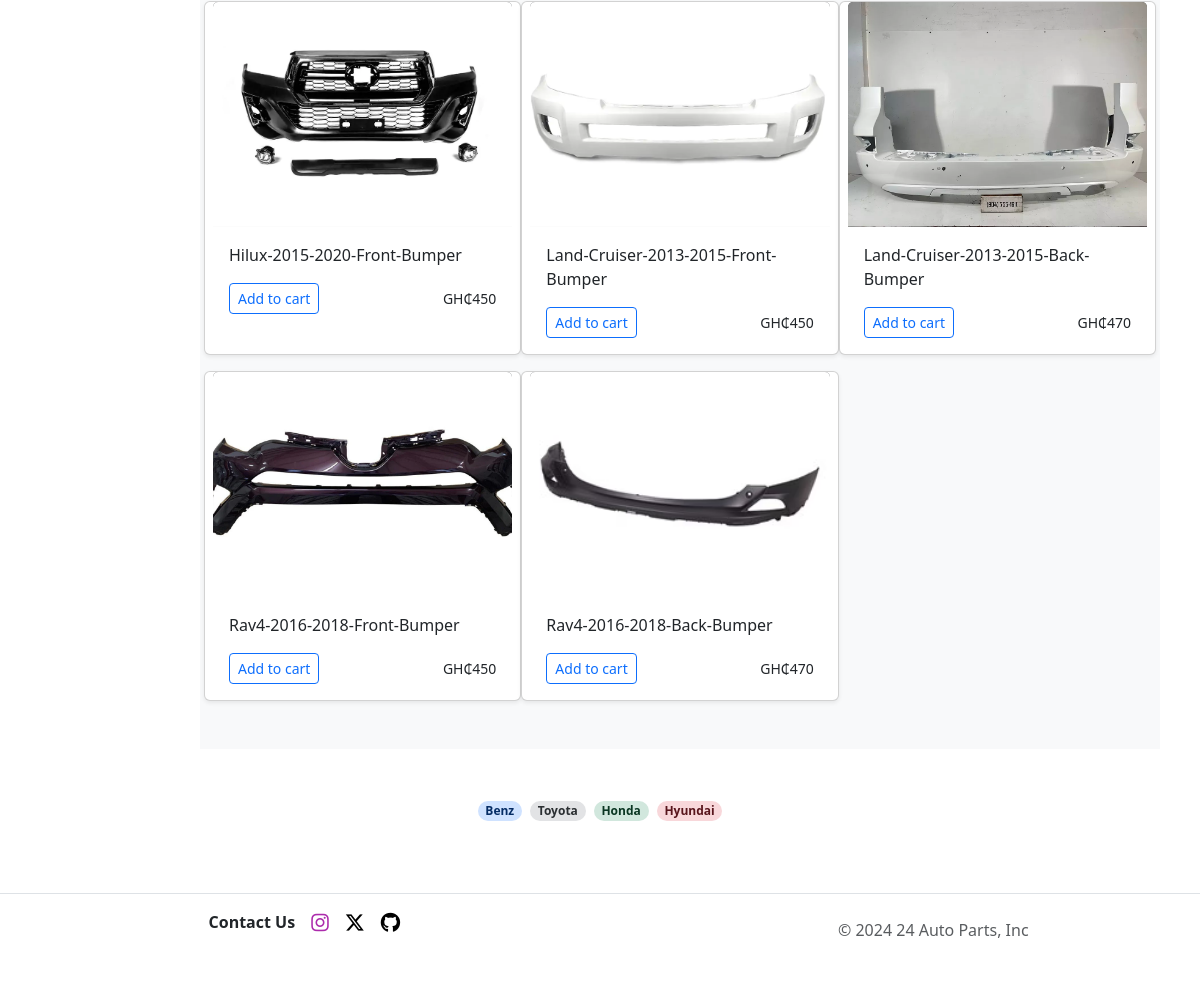
Page /shop/Bumper (lower part) on the earlier database version.
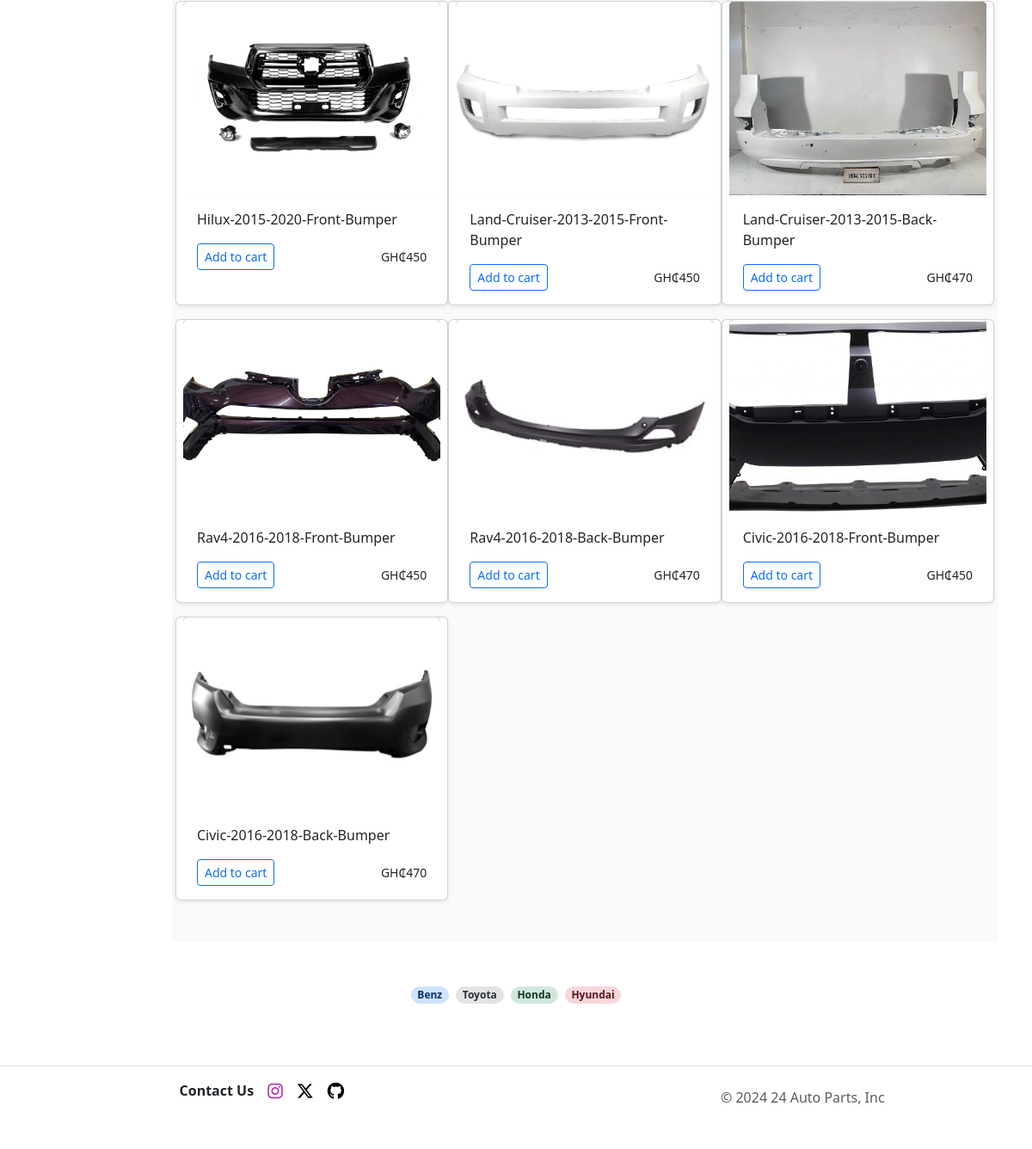
Same page on the later database version.
### AutoParts/models.py (models this page shows)
class Part(models.Model):
    part_id = models.AutoField(primary_key=True)
    part = models.TextField()
    pic_url = models.TextField()
    price = models.IntegerField()
    year = models.TextField()
    body = models.TextField()
    model = models.ForeignKey(Model, models.DO_NOTHING, db_column='model',null=True,blank=True)
    class Meta:
        managed = True
        db_table = 'part'

### AutoParts/views.py (the view)
# urls.py: path("shop/<brand>", views.main_shop, name="main_shop"),
def main_shop(request, brand):
    global  user_
    part = ''
    if brand == "Toyota":
        part = get_part_by_brand(brand)
    elif brand == "Metalic":
        part = get_metalic()
    elif brand == "Light":
        part = get_light()
    elif brand == "Bumper":
        part = get_bumper()
    elif brand == "Honda":
        part = get_part_by_brand(brand)
    return render(request, 'main.html', {'brands': brand_list, 'years': years, 'brand': brand, 'part': part,'user':check_user(user_)})

### AutoParts/utils.py (called while the page is built)
def get_related_part(parm: str):
    related_parts = Part.objects.filter(pic_url__icontains=parm)
    part_dic = []
    for r in related_parts:
        part_name = ((((r.pic_url.split('/'))[3]).split('.'))[0]).title()
        part_dic.append({'part_name': part_name, 'part_pic': r.pic_url, "part_price": r.price})
    return part_dic

def get_bumper():
    return get_related_part("bumper")

### AutoParts/views.py (called while the page is built)
def check_user(user):
    if user is not None:
        user = user.is_authenticated
        return user
    else:
        user = False
        return user

### AutoParts/templates/main.html (shortened to what this page needs)
{% extends 'base.html' %}
{% block content %}
    <main>
        <div class="album py-5 bg-body-tertiary">
          <div class="container">
            <div class="row row-cols-1 row-cols-sm-2 row-cols-md-3 g-3">
                {% for p in part %}
                <div class="card shadow-sm" data-product-id="1" data-price="{{ p.part_price }}">
                 <div class="col" ><a href="{% url 'product' prod_name=p.part_name%}" style="text-decoration:none;">
                     <img
                    src="{{ p.part_pic }}"
                    alt="Thumbnail"
                    class="bd-placeholder-img card-img-top"
                    width="100%"
                    height="225"
                    style="object-fit: cover; background-color: #55595c; color: #eceeef; display: flex; justify-content: center; align-items: center;"></a>
                                    <div class="card-body">
                                        <p class="card-text">{{ p.part_name }}</p>
                    <div class="d-flex justify-content-between align-items-center">
                      <div class="btn-group">
                        <button type="button" class="btn btn-sm btn-outline-primary add-to-cart-btn">Add to cart</button>
                      </div>
                      <small class=""><span>GH₵</span>{{ p.part_price }}</small>
                    </div>
                  </div>
                </div>
              </div>
                {% endfor %}
            </div>
          </div>
        </div>
      </main>
{% endblock %}

Differences in the rows shown:
added Part: part_pic (picture)
added Part: part_pic (picture)
Other differences:
new list line: "Civic-2016-2018-Front-Bumper Add to cart GH₵ 450"
new list line: "Civic-2016-2018-Back-Bumper Add to cart GH₵ 470"
